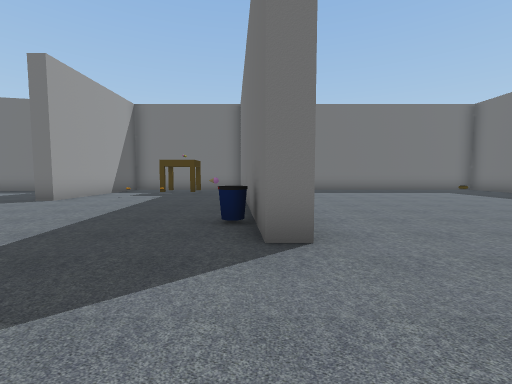
View 1 (above)

17 first-person views from a walk through a scene from a Unity 3-D project. The camera is 1.5 m above the floor, tilts 4° down and sees 90° across. The floor is counted in squares, 2 m on a side. Each view is taken from the middle of a square. On the plan, view 1 faces up. The plan holds only what a view shows up to about 9 squares ahead; the rest is blank. The place goes on beyond the plan. The player character is not drawn.

View 2
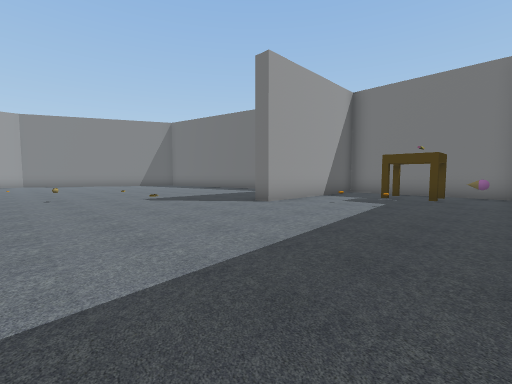

View 3
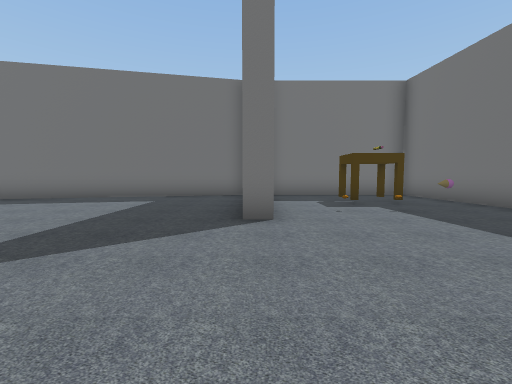

View 4
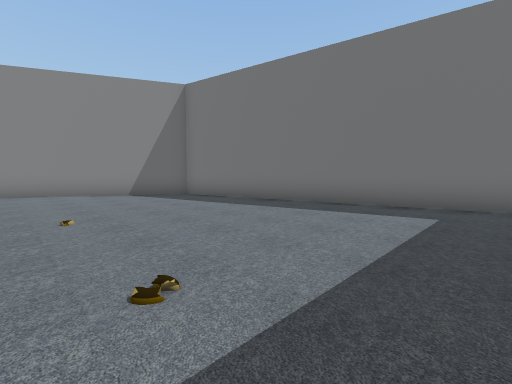

View 5
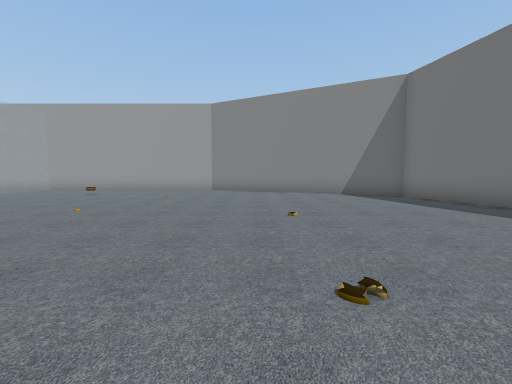

View 6
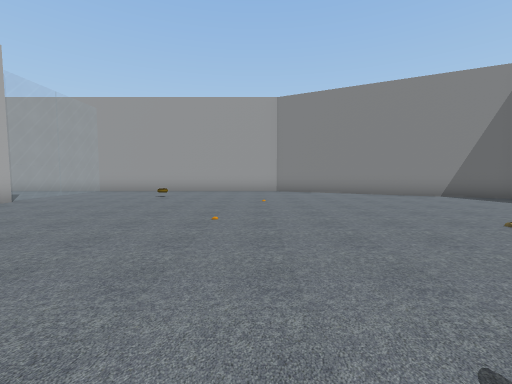

View 7
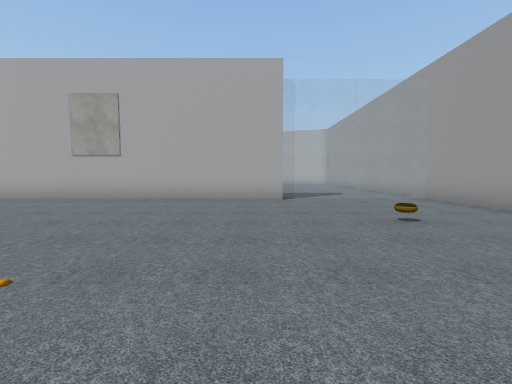

View 8
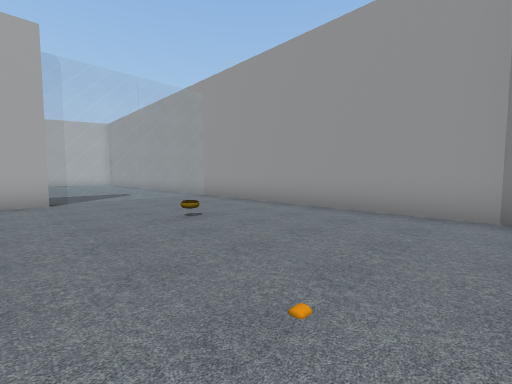

View 9
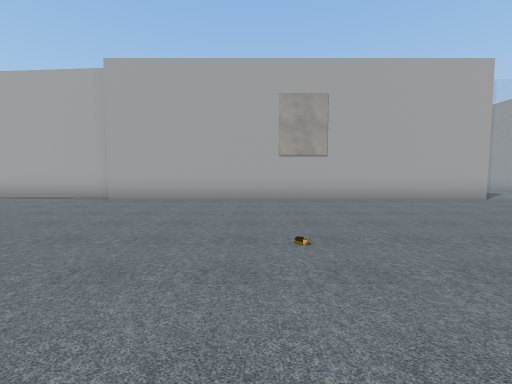

View 10
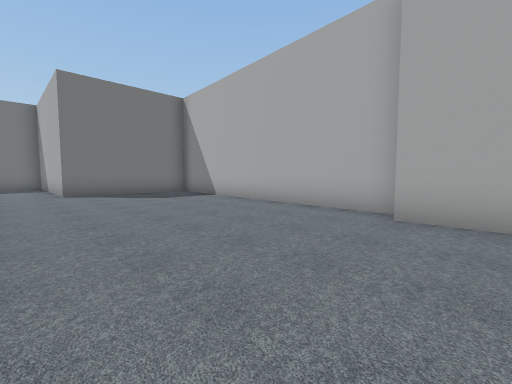

View 11
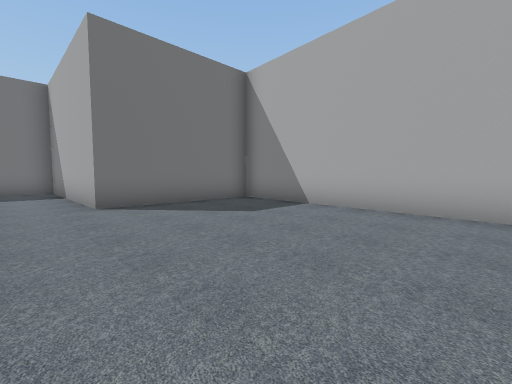

View 12
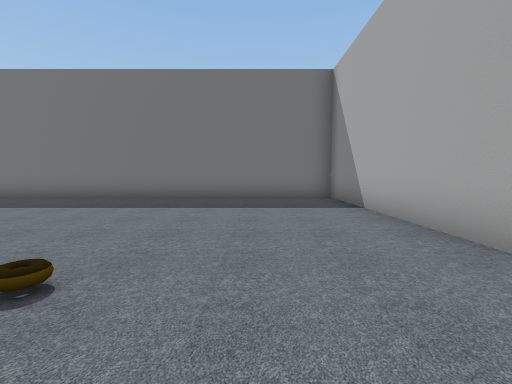

View 13
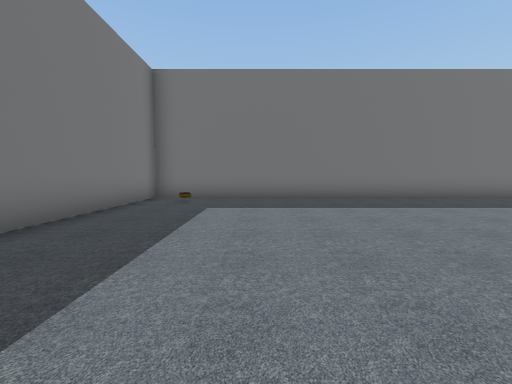

View 14
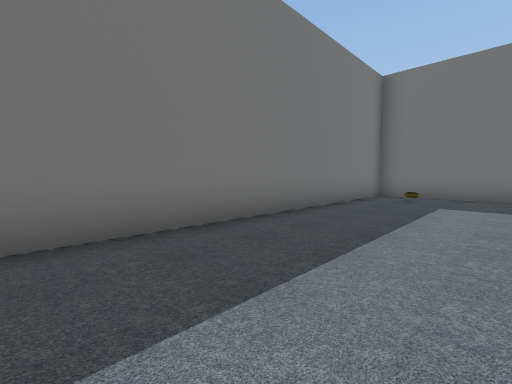

View 15
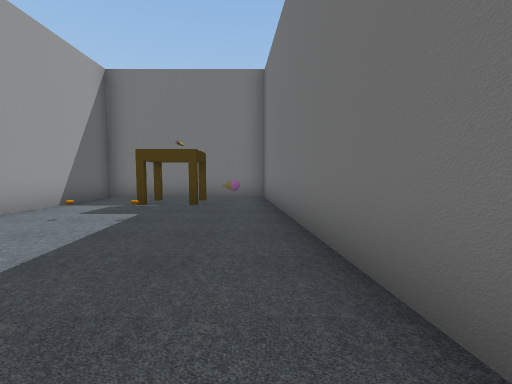

View 16
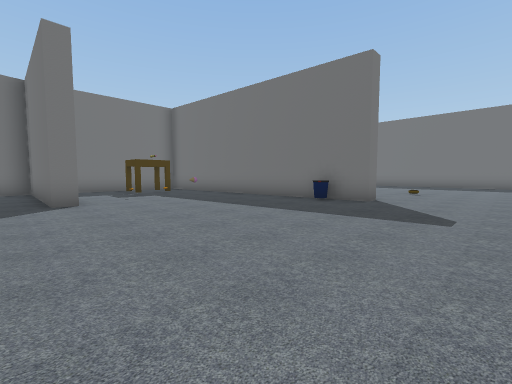

View 17
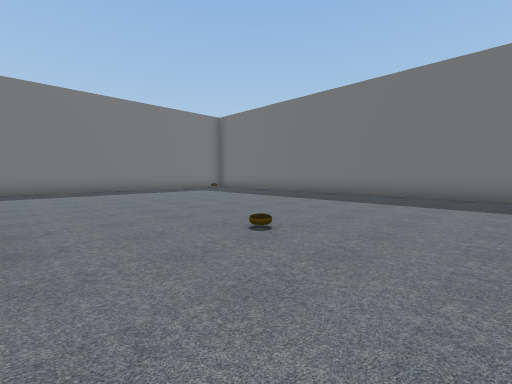

### Floor plan
Points are (right, up) in squares from view 1. A wall is a line through its corners. A room is listed if a view was taken in it or the views show most of it. See-through windows are left out.
Room 1 (views 1, 2, 3, 4, 5, 6, 7, 8, 9, 10, 11, 12, 13, 14, 15, 16, 17)
walls: (0.8, 2.8) (0.1, 2.8) (-0.7, 12.2) (-5.7, 12.2) (-5.7, 7.2) (-6.2, 7.2) (-6.2, 12); (-4.5, -5.2) (4.3, -5.8) (4.3, -1.4) (10.3, -1.4) (10.3, 12.2) (0.9, 12.2); (-6.5, 12.2) (-16.6, 10) (-19.2, 5); (-15.9, -4.5) (-4.6, -4.5); (-20.2, 3) (-20.2, -6)
objects: other object (-17, -1); other object (-4, 8); other object (-3, 8); table (-2, 10); other object (-1, 9); other object (0, 4)

Where each view was taken, in squares from view 1:
view 1: 0 up, 0 right, facing up
view 2: 2 up, 1 left, facing up-left
view 3: 3 up, 6 left, facing up
view 4: 5 up, 8 left, facing up-left
view 5: 5 up, 8 left, facing left
view 6: 2 up, 9 left, facing left
view 7: 3 up, 15 left, facing down
view 8: 3 up, 15 left, facing down-left
view 9: 3 up, 9 left, facing down
view 10: 0 up, 6 left, facing down-right
view 11: 0 up, 2 left, facing down-right
view 12: 1 up, 2 right, facing right
view 13: 9 up, 2 right, facing right
view 14: 9 up, 1 right, facing up-right
view 15: 4 up, 1 left, facing up
view 16: 0 up, 7 left, facing up-right
view 17: 0 up, 1 right, facing up-right
